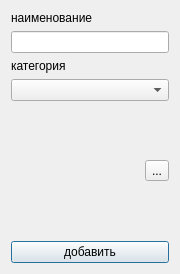
<?xml version="1.0" encoding="UTF-8"?>
<ui version="4.0">
 <class>AddDialog</class>
 <widget class="QDialog" name="AddDialog">
  <property name="geometry">
   <rect>
    <x>0</x>
    <y>0</y>
    <width>178</width>
    <height>272</height>
   </rect>
  </property>
  <property name="windowTitle">
   <string>Dialog</string>
  </property>
  <layout class="QVBoxLayout" name="verticalLayout">
   <item>
    <widget class="QLabel" name="label_2">
     <property name="text">
      <string>наименование</string>
     </property>
    </widget>
   </item>
   <item>
    <widget class="QLineEdit" name="lineEdit"/>
   </item>
   <item>
    <widget class="QLabel" name="label">
     <property name="text">
      <string>категория</string>
     </property>
    </widget>
   </item>
   <item>
    <widget class="QComboBox" name="comboBox"/>
   </item>
   <item>
    <layout class="QHBoxLayout" name="horizontalLayout">
     <item>
      <widget class="QLabel" name="label_3">
       <property name="minimumSize">
        <size>
         <width>128</width>
         <height>128</height>
        </size>
       </property>
       <property name="maximumSize">
        <size>
         <width>128</width>
         <height>128</height>
        </size>
       </property>
       <property name="text">
        <string/>
       </property>
       <property name="scaledContents">
        <bool>true</bool>
       </property>
      </widget>
     </item>
     <item>
      <widget class="QToolButton" name="toolButton">
       <property name="text">
        <string>...</string>
       </property>
      </widget>
     </item>
    </layout>
   </item>
   <item>
    <widget class="QPushButton" name="pushButton">
     <property name="text">
      <string>добавить</string>
     </property>
    </widget>
   </item>
  </layout>
 </widget>
 <resources/>
 <connections/>
</ui>
